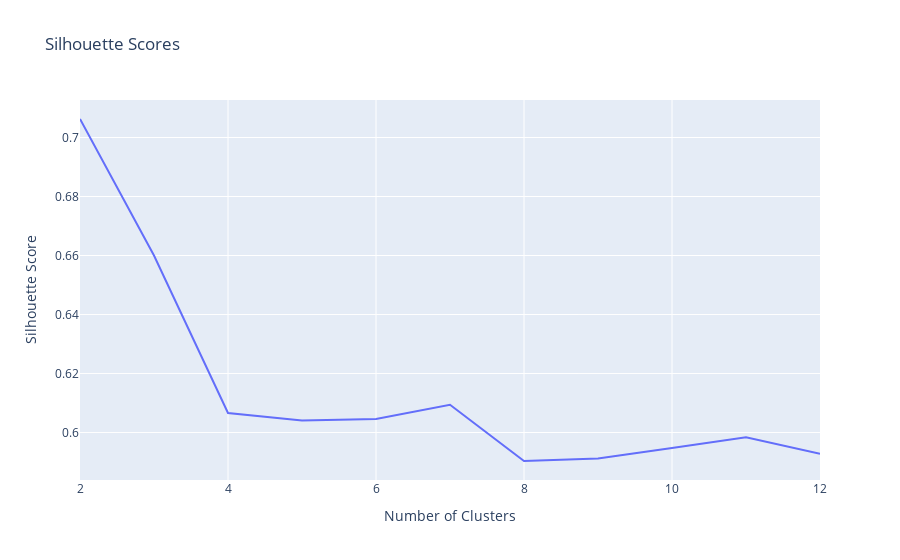

The notebook cell this image was saved under:
### Markdown cell above
*PLOT SILHOUETTE SCORE VS CLUSTERS*

*I CHOSE THE NUMBER OF CLUSTERS FROM THE SILHOUETTE SCORE BECAUSE 3 IS THE CLOSEST CLUSTER TO 1*

### Code cell
fig = px.line(x=n_cluster, y=silhouette_scores, title='Silhouette Scores')
fig.update_layout(xaxis_title='Number of Clusters', yaxis_title='Silhouette Score')
fig.show()

### Figure 1 — Plotly figure (JSON) as saved in the notebook; plotly's stock layout.template omitted (floating-point values rounded to 4 significant figures)
{"data": [{"hovertemplate": "x=%{x}<br>y=%{y}<extra></extra>", "legendgroup": "", "line": {"color": "#636efa", "dash": "solid"}, "marker": {"symbol": "circle"}, "mode": "lines", "name": "", "orientation": "v", "showlegend": false, "type": "scatter", "x": [2, 3, 4, 5, 6, 7, 8, 9, 10, 11, 12], "xaxis": "x", "y": [0.7063, 0.66, 0.6066, 0.6041, 0.6046, 0.6094, 0.5903, 0.5912, 0.5947, 0.5984, 0.5928], "yaxis": "y"}], "layout": {"legend": {"tracegroupgap": 0}, "title": {"text": "Silhouette Scores"}, "xaxis": {"anchor": "y", "domain": [0, 1], "title": {"text": "Number of Clusters"}}, "yaxis": {"anchor": "x", "domain": [0, 1], "title": {"text": "Silhouette Score"}}}}
